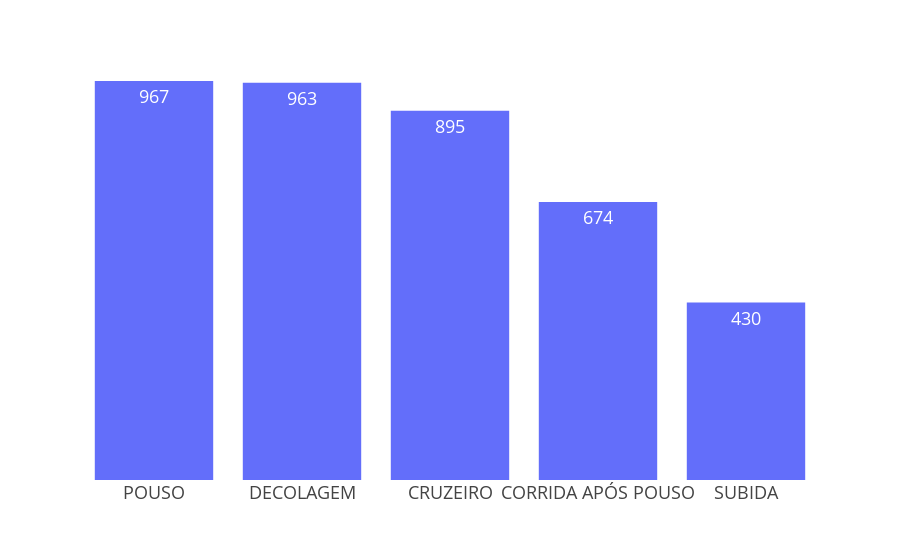

The notebook cell this image was saved under:
### Code cell
top_n_col ('aeronave_fase_operacao',5)

### Figure 1 — Plotly figure (JSON) as saved in the notebook; plotly's stock layout.template omitted (floating-point values rounded to 4 significant figures)
{"data": [{"alignmentgroup": "True", "hovertemplate": "x=%{x}<br>y=%{y}<br>text=%{text}<extra></extra>", "legendgroup": "", "marker": {"color": "#636efa", "pattern": {"shape": ""}}, "name": "", "offsetgroup": "", "orientation": "v", "showlegend": false, "text": [967, 963, 895, 674, 430], "textposition": "auto", "type": "bar", "x": ["POUSO", "DECOLAGEM", "CRUZEIRO", "CORRIDA APÓS POUSO", "SUBIDA"], "xaxis": "x", "y": [967, 963, 895, 674, 430], "yaxis": "y"}], "layout": {"barmode": "relative", "legend": {"tracegroupgap": 0}, "margin": {"t": 60}, "xaxis": {"anchor": "y", "domain": [0, 1], "title": {"text": ""}}, "yaxis": {"anchor": "x", "domain": [0, 1], "title": {"text": "y"}, "visible": false}}}
